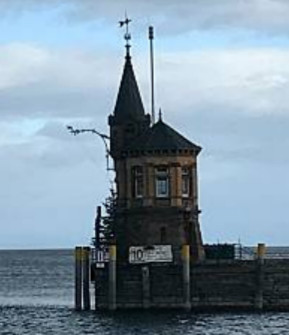
#> input picture week10/lake.jpg, 289 x 335 px
$ python p2.py
#> lines starting #> are read from the running program, lines starting #| are printed output that depends on the picture; after the words box and inside, x2 and y2 are one past the last pixel; in counts of white or black regions, pixels touching at a corner belong together
import cv2

src = cv2.imread("lake.jpg")
#> src is the input picture: shape (335, 289, 3); mean B, G, R 161.7, 146.7, 126.6
src_gray = cv2.cvtColor(src,cv2.COLOR_BGR2GRAY)
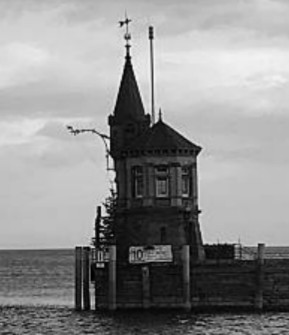
#> src_gray: shape (335, 289); min 0, max 246, mean 142.4

ret, binary = cv2.threshold(src_gray,150,255,cv2.THRESH_BINARY)
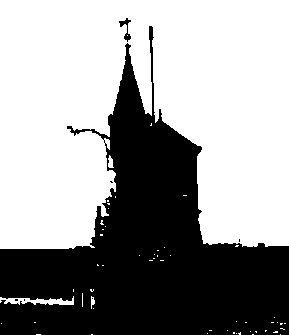
#> binary: shape (335, 289); 60.6% white; 7 black regions (5 under 20 px), largest, box (x1, y1, x2, y2) and area: (0, 26, 289, 335) 37984, (119, 18, 131, 42) 98
dst_result = cv2.bitwise_and(src, src, mask=binary)
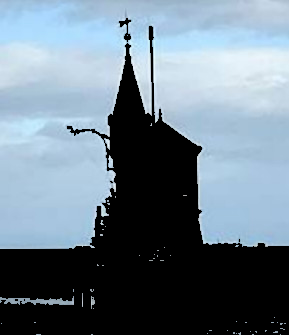
#> dst_result: shape (335, 289, 3); mean B, G, R 137.6, 124.8, 108.4

result = src.copy()
result[binary==255]=(255,255,255)
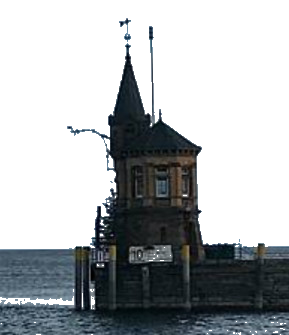
#> result: shape (335, 289, 3); mean B, G, R 178.7, 176.5, 172.9

cv2.imshow("src", src)
cv2.imshow("binary", binary)
cv2.imshow("dst result", dst_result)
cv2.imshow("result", result)

cv2.waitKey(0)
cv2.destroyAllWindows()
